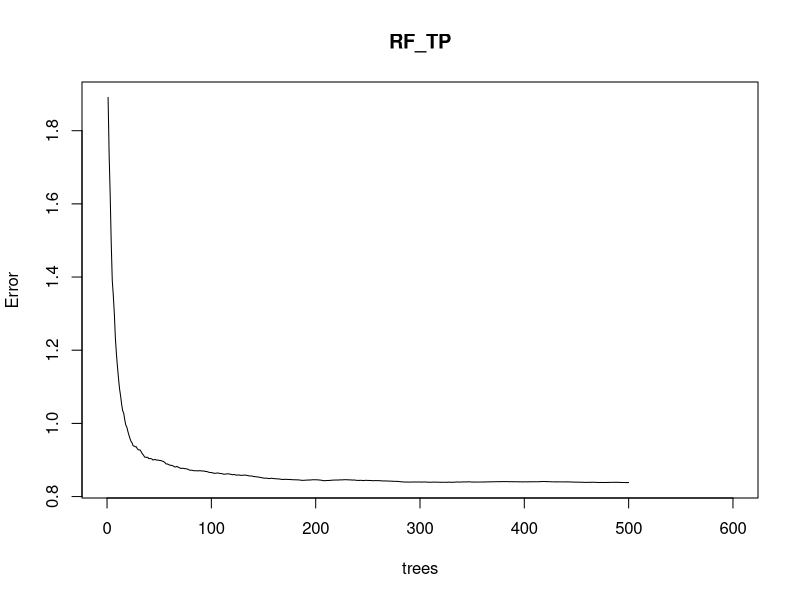

Here is the R script that generated this plot: (Note: a time limit stopped this script after it produced the figure.)
# Author: Katelyn King, adapted code by Ian McCullough
# Date: Jan 4, 2019
#####################################################################################################
#install.packages('randomForest')
#### R libraries ####
library(dplyr)
library(randomForest)
library(ggplot2)

#### load data ####
lake <- read.csv("Data/NLA2012_data.csv", header=T)
stream<-read.csv("Data/NRSA0809_data.csv", header=T)
wetland<-read.csv("Data/NWCA2011_data.csv", header=T)

### Combine all 3 ecosystems 
allecos<-gtools::smartbind(lake, stream, wetland)

### Compare biotic and abiotic variables to predictor variables###
## Random forest procedure
### TP #### 
#all 
set.seed(8) #TRY DIFFERENT SEED SETS 188, 18, 999 top predictors don't change 
ntreez <- 500
noNAs<-allecos[!(is.na(allecos$TP)),] 
RF_TP <- randomForest(log(TP+1) ~ Rveg + ELEVMEAN + Type + DEPTH + WS_AREA + POPDEN + ROADDEN + NDEP + 
                        TMIN + TMAX + PrecipNorm + PrecipSummer + Tsummer + PrecipWinter + AG_PCT + FOREST_PCT +
                        WETLAND_PCT + URBAN_PCT + SHRUB_GRASS_PCT + AGGR_ECO9_2015 + LAT_DD83 + LON_DD83, 
                      data=noNAs, ntree=ntreez, importance=T, na.action=na.omit)
RF_TP
TP_imp <-randomForest::importance(RF_TP, type=1, scale=FALSE) #mean decrease in accuracy (also called permutation accuracy importance).

# diagnostic for if I ran enough trees to reduce MSE  
plot(RF_TP, xlim=c(0,600))

#### TN ##### 
set.seed(8) #TRY DIFFERENT SEED SETS 188, 18, 999, 8 
noNAs<-allecos[!(is.na(allecos$TN)),] 
RF_TN <- randomForest(log(TN+1) ~ Rveg + ELEVMEAN + Type + DEPTH + WS_AREA + POPDEN + ROADDEN + NDEP + 
                        TMIN + TMAX + PrecipNorm + PrecipSummer + Tsummer + PrecipWinter + AG_PCT + FOREST_PCT +
                        WETLAND_PCT + URBAN_PCT + SHRUB_GRASS_PCT + AGGR_ECO9_2015 + LAT_DD83 + LON_DD83, 
                      data=noNAs, ntree=ntreez, importance=T, na.action=na.omit)
RF_TN
TN_imp <-randomForest::importance(RF_TN, type=1, scale=FALSE) #mean decrease in accuracy (also called permutation accuracy importance).

#### ChlA ##### 
set.seed(8) #TRY DIFFERENT SEED SETS 999, 188, 18, 8 
noNAs<-allecos[!(is.na(allecos$CHLA)),] 
RF_CHLA <- randomForest(log(CHLA+1) ~ Rveg + ELEVMEAN + Type + DEPTH + WS_AREA + POPDEN + ROADDEN + NDEP + 
                        TMIN + TMAX + PrecipNorm + PrecipSummer + Tsummer + PrecipWinter + AG_PCT + FOREST_PCT +
                        WETLAND_PCT + URBAN_PCT + SHRUB_GRASS_PCT + AGGR_ECO9_2015 + LAT_DD83 + LON_DD83, 
                      data=noNAs, ntree=ntreez, importance=T, na.action=na.omit)
RF_CHLA
CHLA_imp <-randomForest::importance(RF_CHLA, type=1, scale=FALSE) #mean decrease in accuracy (also called permutation accuracy importance).
imp<-as.data.frame(CHLA_imp) 
imp$'Pred'   <-rownames(imp)
io<-imp[order(imp$`%IncMSE`),]
io$`Pred` <- factor(io$`Pred`, levels=io$`Pred`)  # convert to factor to retain sorted order in plot.

CHL<- ggplot(io, aes(x=`Pred`, y=`%IncMSE`)) + 
  geom_point(stat="identity", size=2) + 
  coord_flip() + 
  theme(axis.text.y=element_text(face = c('plain', 'plain', 'plain', 'plain', 'plain', 'plain',
                                          'plain', 'plain', 'plain', 'plain', 'plain', 'plain',
                                          'plain', 'plain', 'plain', 'plain', 'plain', 'plain', 
                                          'plain', 'bold', 'bold', 'bold'))) +
  ylab("mean decrease in accuracy") + 
  theme(axis.title.y=element_blank())




#### Aquatic Veg ##### 
set.seed(8) #TRY DIFFERENT SEED SETS 999, 188, 18, 8 
noNAs<-allecos[!(is.na(allecos$aqveg)),] 
RF_aqveg <- randomForest(log(aqveg+1) ~ Rveg + ELEVMEAN + Type + DEPTH + WS_AREA + POPDEN + ROADDEN + NDEP + 
                          TMIN + TMAX + PrecipNorm + PrecipSummer + Tsummer + PrecipWinter + AG_PCT + FOREST_PCT +
                          WETLAND_PCT + URBAN_PCT + SHRUB_GRASS_PCT + AGGR_ECO9_2015 + LAT_DD83 + LON_DD83, 
                        data=noNAs, ntree=ntreez, importance=T, na.action=na.omit)
RF_aqveg
veg_imp <-randomForest::importance(RF_aqveg, type=1, scale=FALSE) #mean decrease in accuracy (also called permutation accuracy importance).


### 4-PANEL PLOT ####

#ggplot 
#TP
  imp<-as.data.frame(TP_imp) 
  imp$'Pred'   <-rownames(imp)
  io<-imp[order(imp$`%IncMSE`),]
  io$`Pred` <- factor(io$`Pred`, levels=io$`Pred`)  # convert to factor to retain sorted order in plot.
  
  theme_set(theme_bw())  

TP<- ggplot(io, aes(x=`Pred`, y=`%IncMSE`)) + 
  geom_point(stat="identity", size=2) + 
  coord_flip(ylim = c(0, 0.6)) + 
  theme(axis.text.y=element_text(face = c('plain', 'plain', 'plain', 'plain', 'plain', 'plain',
                                          'plain', 'plain', 'plain', 'plain', 'plain', 'plain',
                                          'plain', 'plain', 'plain', 'plain', 'plain', 'plain', 
                                          'bold', 'bold', 'bold',  'bold'))) +
  theme(axis.title.x=element_blank()) + 
  theme(axis.title.y=element_blank())

#TN
imp<-as.data.frame(TN_imp) 
imp$'Pred'   <-rownames(imp)
io<-imp[order(imp$`%IncMSE`),]
io$`Pred` <- factor(io$`Pred`, levels=io$`Pred`)  # convert to factor to retain sorted order in plot.

TN<- ggplot(io, aes(x=`Pred`, y=`%IncMSE`)) + 
  geom_point(stat="identity", size=2) + 
  coord_flip(ylim = c(0, 0.6)) + 
  theme(axis.text.y=element_text(face = c('plain', 'plain', 'plain', 'plain', 'plain', 'plain',
                                          'plain', 'plain', 'plain', 'plain', 'plain', 'plain',
                                          'plain', 'plain', 'plain', 'plain', 'plain', 'bold', 
                                          'bold', 'bold', 'bold',  'bold'))) +
  theme(axis.title.x=element_blank())  + 
  theme(axis.title.y=element_blank())

#CHL
imp<-as.data.frame(CHLA_imp) 
imp$'Pred'   <-rownames(imp)
io<-imp[order(imp$`%IncMSE`),]
io$`Pred` <- factor(io$`Pred`, levels=io$`Pred`)  # convert to factor to retain sorted order in plot.

CHL<- ggplot(io, aes(x=`Pred`, y=`%IncMSE`)) + 
  geom_point(stat="identity", size=2) + 
  coord_flip(ylim = c(0, 0.4)) + 
  theme(axis.text.y=element_text(face = c('plain', 'plain', 'plain', 'plain', 'plain', 'plain',
                                          'plain', 'plain', 'plain', 'plain', 'plain', 'plain',
                                          'plain', 'plain', 'plain', 'plain', 'plain', 'plain', 
                                          'plain', 'bold', 'bold', 'bold'))) +
  ylab("mean decrease in accuracy") + 
  theme(axis.title.y=element_blank())


#AqVeg
imp<-as.data.frame(veg_imp) 
imp$'Pred'   <-rownames(imp)
io<-imp[order(imp$`%IncMSE`),]
io$`Pred` <- factor(io$`Pred`, levels=io$`Pred`)  # convert to factor to retain sorted order in plot.

veg<- ggplot(io, aes(x=`Pred`, y=`%IncMSE`)) + 
  geom_point(stat="identity", size=2) + 
  coord_flip( ylim = c(0, 0.8)) + 
  theme(axis.text.y=element_text(face = c('plain', 'plain', 'plain', 'plain', 'plain', 'plain',
                                          'plain', 'plain', 'plain', 'plain', 'plain', 'plain',
                                          'plain', 'plain', 'plain', 'plain', 'plain', 'plain', 
                                          'plain', 'plain', 'bold', 'bold'))) +
  ylab("mean decrease in accuracy") + 
  theme(axis.title.y=element_blank())


Fig2<-cowplot::plot_grid(TP, TN, CHL, veg, labels = c('A', 'B', "C", "D"))

#save plot
cowplot::save_plot("Fig2.png", Fig2, ncol = 2, nrow = 2, base_width = 7,
                   base_aspect_ratio = 1.1)


############################################
#### subsampling RF for equal sample size #### 
############################################

set.seed(999) #try multiple random bootstrap samples, set.seed( 999, 19, 18, and 188 )
lake_samp<-sample(nrow(lake), size=400, replace = TRUE, prob = NULL)
lake_s <- lake[lake_samp, ]

set.seed(999)
stream_samp<-sample(nrow(stream), size=400, replace = TRUE, prob = NULL)
stream_s <- stream[stream_samp, ]

allecos_s<-gtools::smartbind(lake_s, stream_s, wetland)
allecos_s$lnTP<-log(allecos_s$TP+1)
allecos_s$lnTN<-log(allecos_s$TN+1)
allecos_s$lnCHL<-log(allecos_s$CHLA+1)
allecos_s$lnaqveg<-log(allecos_s$aqveg+1)


  set.seed(8)  # run with each variable 
  RF <- randomForest(lnTN ~ Rveg + ELEVMEAN + Type + DEPTH + WS_AREA + POPDEN + ROADDEN + NDEP + 
                             TMIN + TMAX + PrecipNorm + PrecipSummer + Tsummer + PrecipWinter + AG_PCT + FOREST_PCT +
                             WETLAND_PCT + URBAN_PCT + SHRUB_GRASS_PCT + AGGR_ECO9_2015 + LAT_DD83 + LON_DD83, 
                           data=allecos_s, ntree=ntreez, importance=T, na.action=na.omit)
  print(RF)
  s_imp <-randomForest::importance(RF, type=1, scale=FALSE) 
  imp<-as.data.frame(s_imp)  
  imp$'Pred'   <-rownames(imp)
  #imp <- structure(imp$`%IncMSE`, names = as.character(imp$Pred))
  io<-imp[order(imp$`%IncMSE`),]
  io$`Pred` <- factor(io$`Pred`, levels=io$`Pred`)  # convert to factor to retain sorted order in plot.
  
#plot importance 
  library(ggplot2)
  theme_set(theme_bw())  

#TP
TP<- ggplot(io, aes(x=`Pred`, y=`%IncMSE`)) + 
    geom_point(stat="identity", size=2) + 
    coord_flip(ylim = c(0, 0.6)) + 
    theme(axis.text.y=element_text(face = c('plain', 'plain', 'plain', 'plain', 'plain', 'plain',
                                            'plain', 'plain', 'plain', 'plain', 'plain', 'plain',
                                            'plain', 'plain', 'plain', 'plain', 'plain', 'bold', 
                                            'bold', 'bold', 'bold',  'bold'))) +
  theme(axis.title.x=element_blank()) + 
    theme(axis.title.y=element_blank())

#TN
TN<- ggplot(io, aes(x=`Pred`, y=`%IncMSE`)) + 
  geom_point(stat="identity", size=2) + 
  coord_flip(ylim = c(0, 0.6)) + 
  theme(axis.text.y=element_text(face = c('plain', 'plain', 'plain', 'plain', 'plain', 'plain',
                                          'plain', 'plain', 'plain', 'plain', 'plain', 'plain',
                                          'plain', 'plain', 'plain', 'plain', 'plain', 'bold', 
                                          'bold', 'bold', 'bold',  'bold'))) +
  theme(axis.title.x=element_blank())  + 
  theme(axis.title.y=element_blank())

#CHL
CHL<- ggplot(io, aes(x=`Pred`, y=`%IncMSE`)) + 
  geom_point(stat="identity", size=2) + 
  coord_flip() + 
  theme(axis.text.y=element_text(face = c('plain', 'plain', 'plain', 'plain', 'plain', 'plain',
                                          'plain', 'plain', 'plain', 'plain', 'plain', 'plain',
                                          'plain', 'plain', 'plain', 'plain', 'plain', 'plain', 
                                          'plain', 'bold', 'bold', 'bold'))) +
  ylab("mean decrease in accuracy") + 
  theme(axis.title.y=element_blank())


#AqVeg
veg<- ggplot(io, aes(x=`Pred`, y=`%IncMSE`)) + 
    geom_point(stat="identity", size=2) + 
    coord_flip( ylim = c(0, 0.8)) + 
    theme(axis.text.y=element_text(face = c('plain', 'plain', 'plain', 'plain', 'plain', 'plain',
                                            'plain', 'plain', 'plain', 'plain', 'plain', 'plain',
                                            'plain', 'plain', 'plain', 'plain', 'plain', 'plain', 
                                            'bold', 'bold', 'plain',  'bold'))) +
    ylab("mean decrease in accuracy") + 
    theme(axis.title.y=element_blank())
  



Sup2<-cowplot::plot_grid(TP, TN, CHL, veg, labels = c('A', 'B', "C", "D"))

#save plot
cowplot::save_plot("Sup2.png", Sup2, ncol = 2, nrow = 2, base_width = 7,
                   base_aspect_ratio = 1.1)
